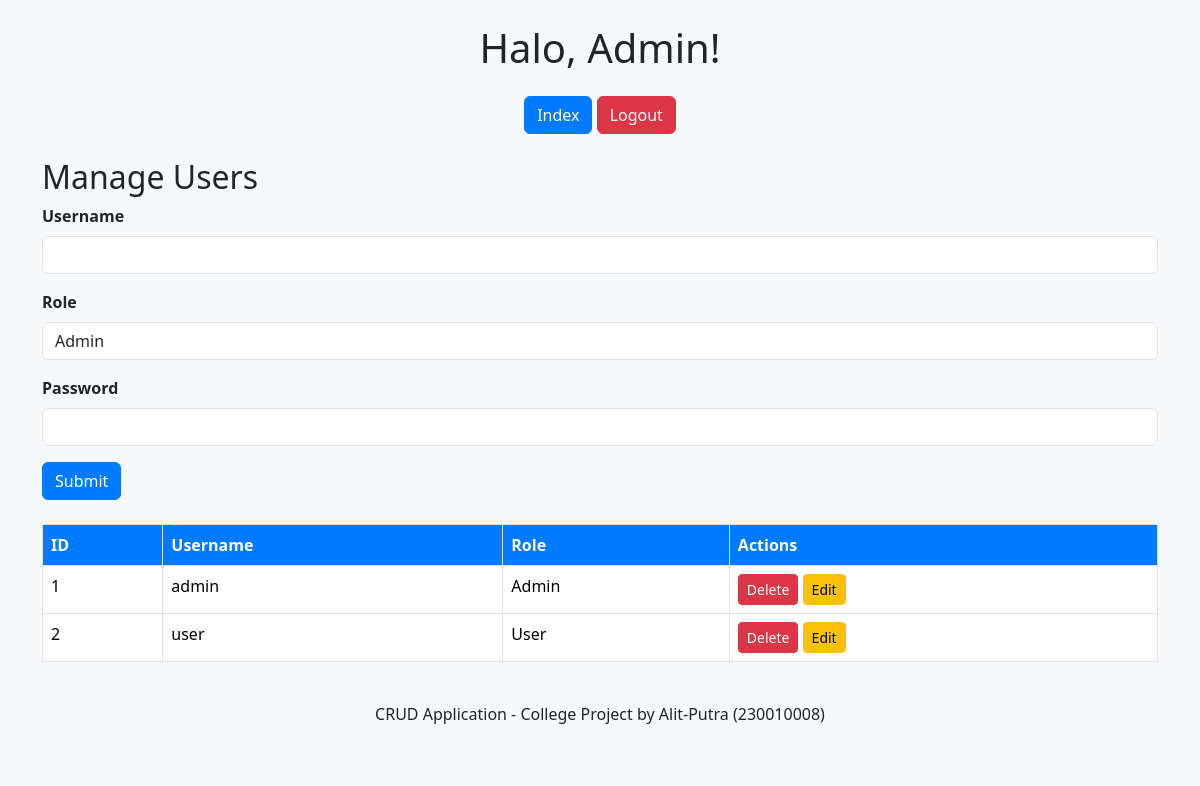
Page /admin/dashboard.php (signed in) on the committed database.
### tables this page shows
CREATE TABLE `users` (
  `id` int(11) NOT NULL,
  `username` varchar(50) NOT NULL,
  `password` varchar(255) NOT NULL,
  `role` enum('Admin','User') NOT NULL
);

### classes/classes.php (called while the page is built, shortened)
<?php
class Users {
    private $db;
    public function __construct($db) {
        $this->db = $db;
    }
    public function getAll() {
        $stmt = $this->db->prepare("SELECT * FROM users");
        $stmt->execute();
        return $stmt->fetchAll(PDO::FETCH_ASSOC);
    }
}
?>

### admin/dashboard.php (the view, shortened to what this page needs)
<?php
require_once '../classes/classes.php';
$db = new Database();
$pdo = $db->connect();
$users = new Users($pdo);
$userList = $users->getAll();
?>
<!DOCTYPE html>
<html lang="en">
<head>
    <link href="https://cdn.jsdelivr.net/npm/bootstrap@5.3.3/dist/css/bootstrap.min.css" rel="stylesheet">
    <link rel="stylesheet" href="../styles/style.css">
</head>
<body>
    <div class="container mt-4">
        <div class="text-center">
            <h1>Halo, Admin!</h1>
            <a href="../index.php" class="btn btn-primary mt-3">Index</a>
            <a href="../auth/logout.php" class="btn btn-danger mt-3">Logout</a>
        </div>
        <div class="mt-4">
            <h2>Manage Users</h2>
            <form id="form-user" method="POST" action="../controllers/controller.php">
                <div class="mb-3">
                    <label for="username" class="form-label">Username</label>
                    <input type="text" name="username" class="form-control" required>
                </div>
                <div class="mb-3">
                    <label for="role" class="form-label">Role</label>
                    <select id="role" name="role" class="form-control" required>
                        <option value="Admin">Admin</option>
                    </select>
                </div>
                <div class="mb-3">
                    <label for="password" class="form-label">Password</label>
                    <input type="password" name="password" class="form-control" required>
                </div>
                <button type="submit" class="btn btn-primary">Submit</button>
            </form><br>
            <table class="table table-bordered">
                <thead>
                    <tr>
                        <th>ID</th>
                        <th>Username</th>
                        <th>Role</th>
                        <th>Actions</th>
                    </tr>
                </thead>
                <tbody>
                    <?php foreach ($userList as $user): ?>
                        <tr>
                            <td><?php echo $user['id']; ?></td>
                            <td><?php echo $user['username']; ?></td>
                            <td><?php echo $user['role']; ?></td>
                            <td>
                                <form action="../controllers/controller.php" method="POST" style="display:inline-block;">
                                    <button type="submit" class="btn btn-danger btn-sm">Delete</button>
                                </form>
                                <button class="btn btn-warning btn-sm" onclick="editPengguna('<?= htmlspecialchars($user['id']) ?>', '<?= htmlspecialchars($user['username']) ?>', '<?= htmlspecialchars($user['password']) ?>', '<?= htmlspecialchars($user['role']) ?>')">Edit</button>
                            </td>
                        </tr>
                    <?php endforeach; ?>
                </tbody>
            </table>
        </div>
    </div>
    <footer class="text-center py-3 mt-4 bg-light">
        <p>CRUD Application - College Project by Alit-Putra (230010008)</p>
    </footer>
</body>
</html>

### styles/style.css (style rules this page uses)
body { background-color: #f8f9fa; }
.form-label { font-weight: bold; }
.table thead th { background-color: #007bff; color: #fff; }
.btn-primary { background-color: #007bff; border-color: #007bff; }
.btn-danger { background-color: #dc3545; border-color: #dc3545; }
.btn-warning { background-color: #ffc107; border-color: #ffc107; }
footer { background-color: #e9ecef; }

### rows in the picture
users: id "1", username "admin", role "Admin"
users: id "2", username "user", role "User"
